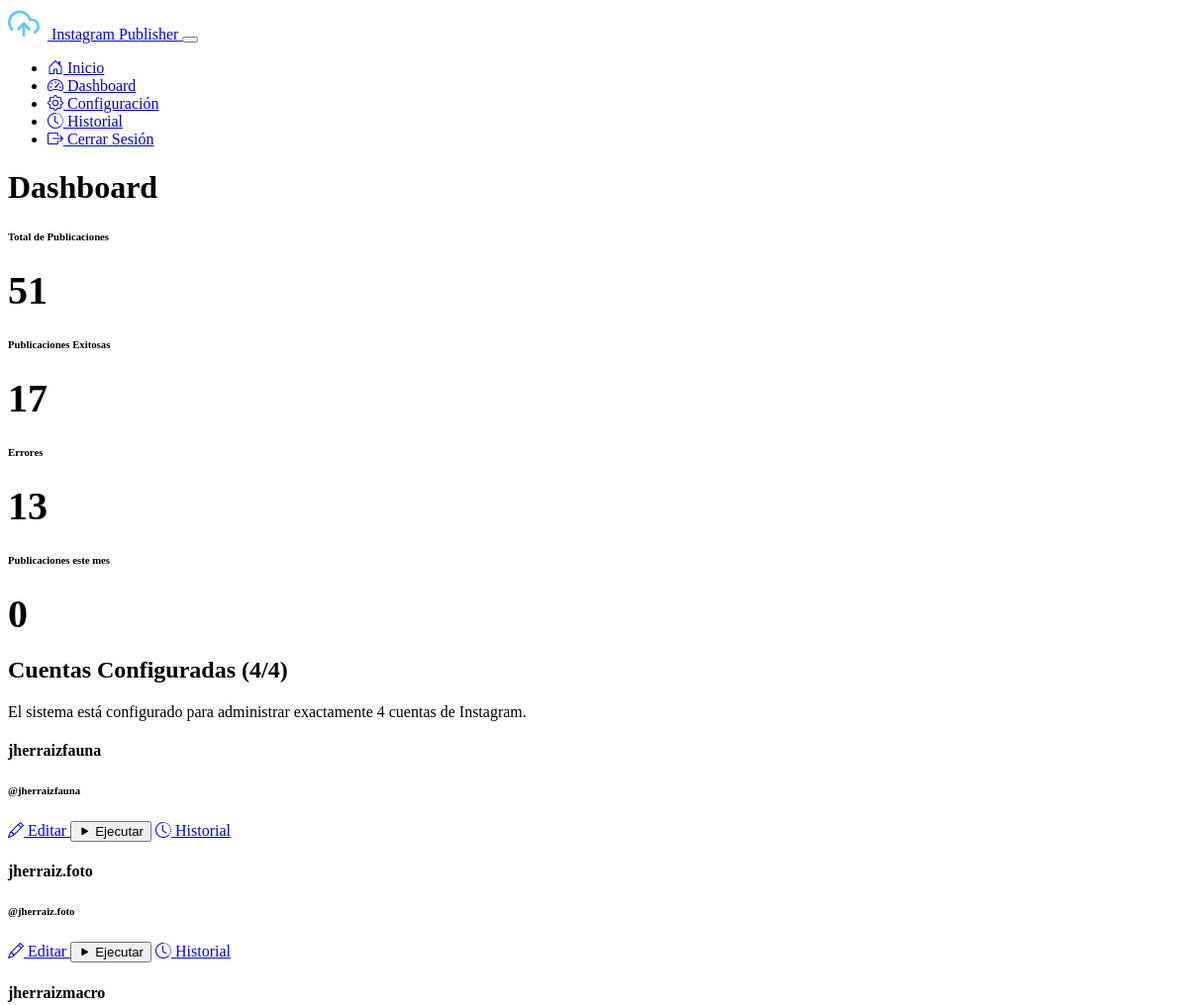
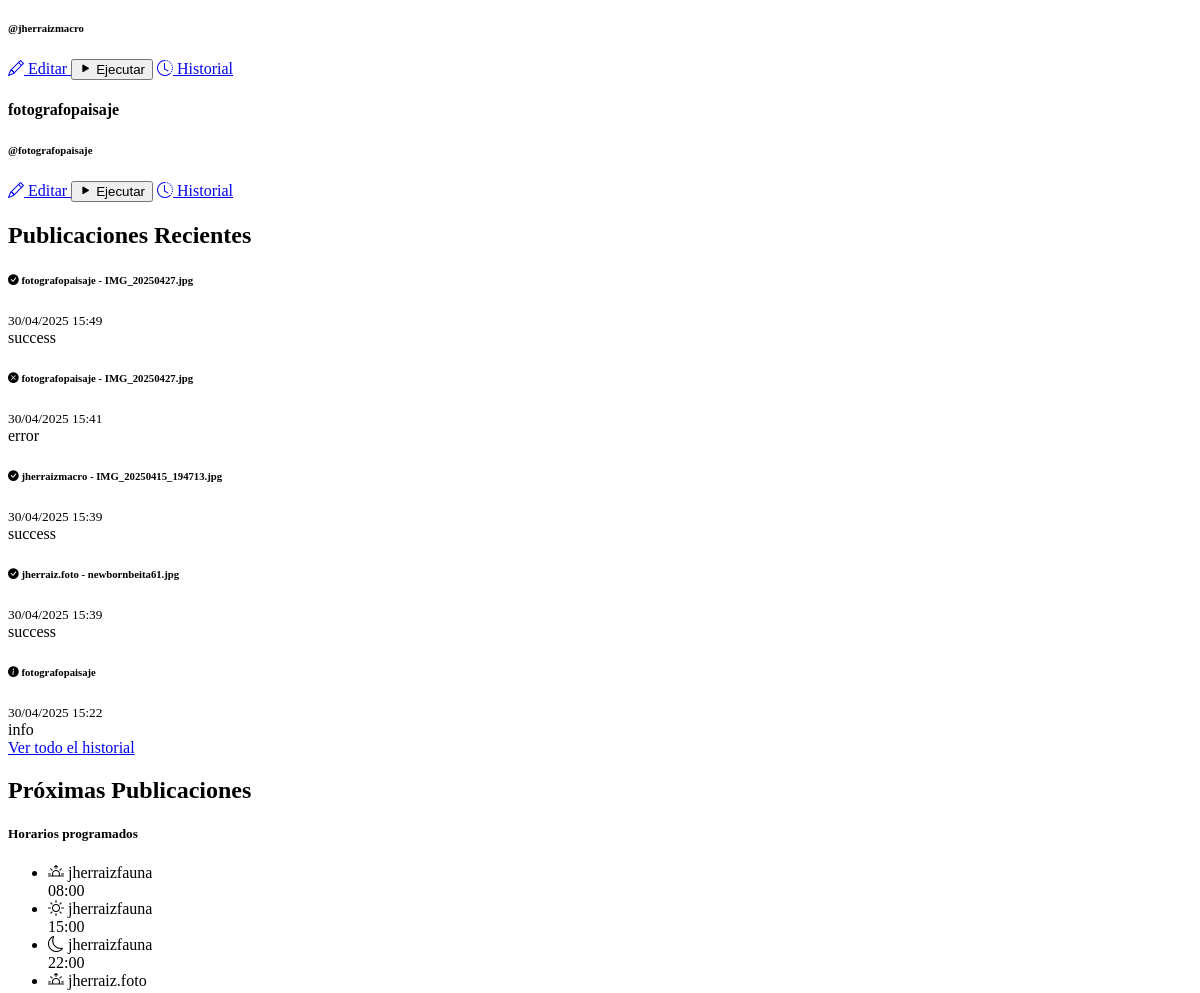
Page /dashboard (signed in, upper part) on the earlier database version (2 pictures, top to bottom).
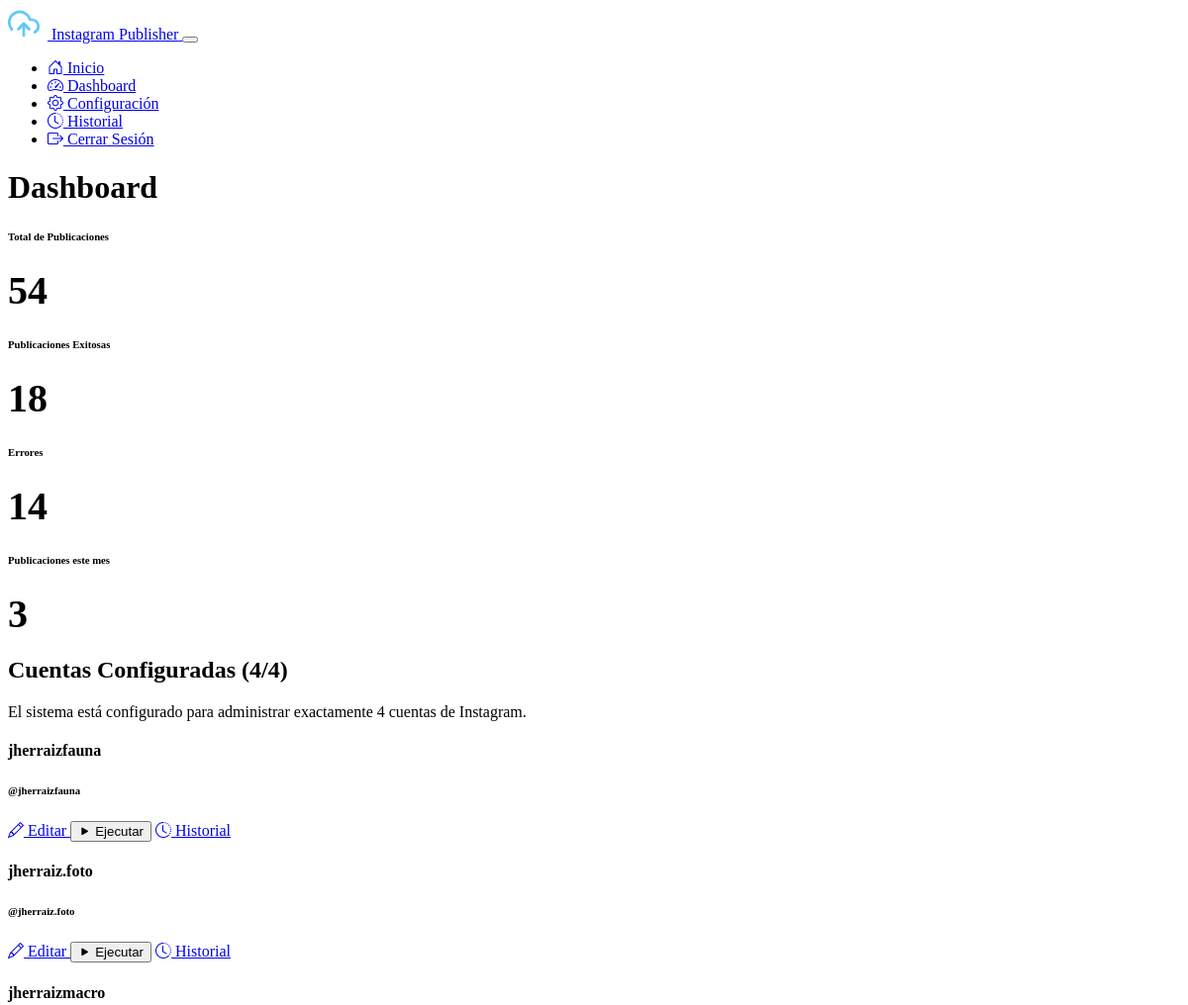
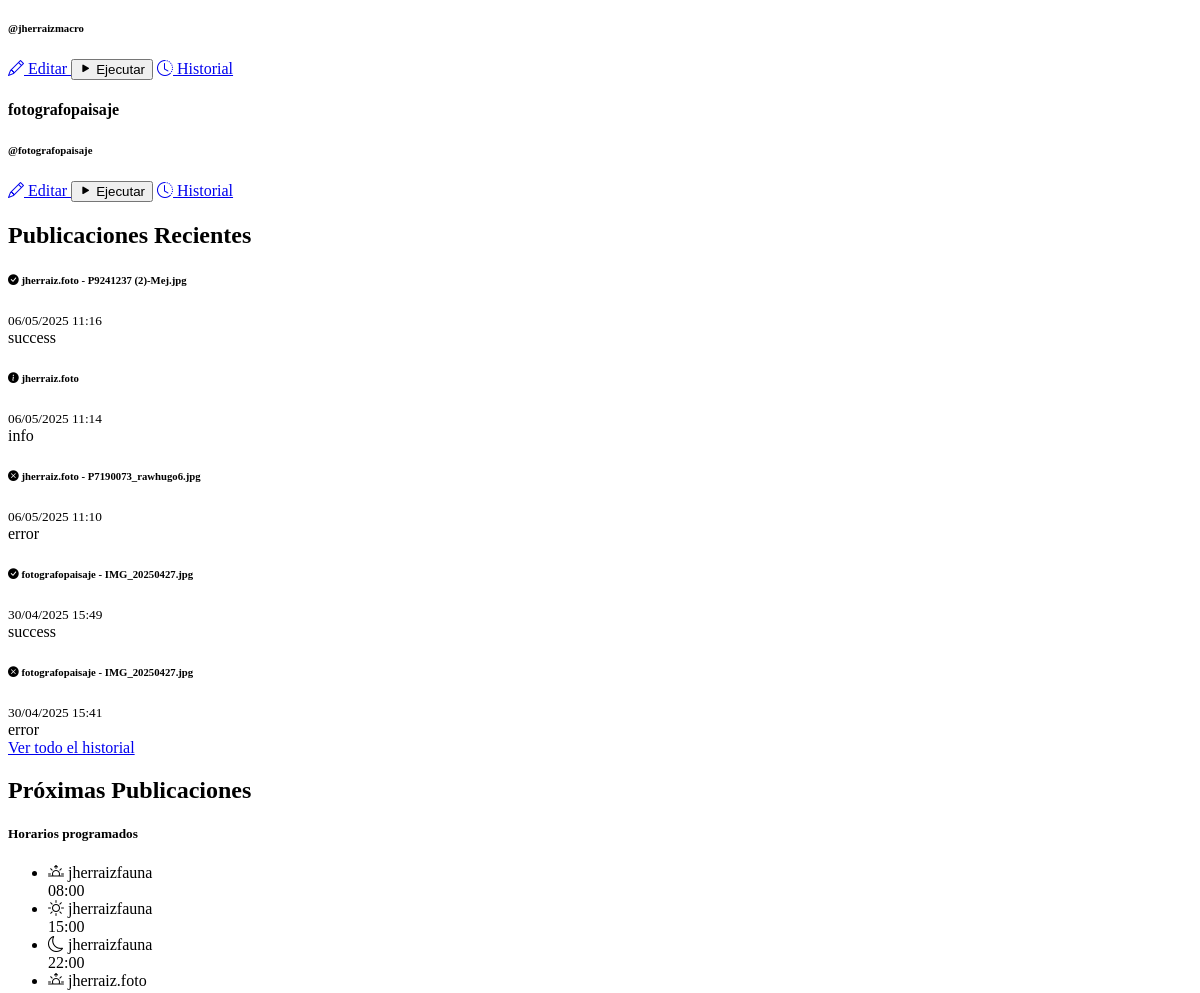
Same page on the later database version (2 pictures, top to bottom).
### models.py (models this page shows)
class Account(db.Model):
    id = db.Column(db.Integer, primary_key=True)
    name = db.Column(db.String(100), nullable=False)
    instagram_username = db.Column(db.String(100), nullable=False)
    instagram_password = db.Column(db.String(100), nullable=False)
    google_credentials = db.Column(db.Text)
    folder_id = db.Column(db.String(100))
    gemini_api_key = db.Column(db.String(100))
    created_at = db.Column(db.DateTime, default=datetime.utcnow)
    updated_at = db.Column(db.DateTime, default=datetime.utcnow, onupdate=datetime.utcnow)
    publications = db.relationship('PublicationHistory', backref='account', lazy=True)
    gemini_prompt = db.Column(db.Text, default="Describe la imagen que te envío con un texto continuo ideal para un pie de foto en Instagram. Identifica la especie del ave y proporciona detalles sobre su aspecto, hábitat y distribución, manteniendo un tono natural, atractivo y animado. Incluye emojis y hashtags adecuados para resaltar la belleza de la naturaleza y la fotografía de aves. Con enfoque en la fotografía. Responde únicamente con el texto solicitado, sin añadir introducciones ni comentarios adicionales.")
    morning_post = db.Column(db.Boolean, default=True)
    morning_time = db.Column(db.String(5), default="08:00")
    afternoon_post = db.Column(db.Boolean, default=True)
    afternoon_time = db.Column(db.String(5), default="15:00")
    evening_post = db.Column(db.Boolean, default=True)
    evening_time = db.Column(db.String(5), default="22:00")

class PublicationHistory(db.Model):
    id = db.Column(db.Integer, primary_key=True)
    account_id = db.Column(db.Integer, db.ForeignKey('account.id'), nullable=False)
    timestamp = db.Column(db.DateTime, default=datetime.utcnow)
    status = db.Column(db.String(20))
    details = db.Column(db.Text)
    image_name = db.Column(db.String(255), nullable=True)

### app.py (the view)
@app.route('/dashboard')
@login_required
def dashboard():
    accounts = Account.query.all()
    total_posts = PublicationHistory.query.count()
    success_posts = PublicationHistory.query.filter_by(status='success').count()
    error_posts = PublicationHistory.query.filter_by(status='error').count()
    recent_publications = PublicationHistory.query.order_by(PublicationHistory.timestamp.desc()).limit(5).all()
    current_month = datetime.now().month
    current_year = datetime.now().year
    monthly_posts = PublicationHistory.query.filter(
        (db.extract('month', PublicationHistory.timestamp) == current_month) &
        (db.extract('year', PublicationHistory.timestamp) == current_year)
    ).count()
    has_schedules = False
    scheduled_tasks = []
    for account in accounts:
        if account.morning_post and account.morning_time:
            has_schedules = True
            scheduled_tasks.append(f"Cuenta {account.name}: Mañana a las {account.morning_time}")
        if account.afternoon_post and account.afternoon_time:
            has_schedules = True
            scheduled_tasks.append(f"Cuenta {account.name}: Tarde a las {account.afternoon_time}")
        if account.evening_post and account.evening_time:
            has_schedules = True
            scheduled_tasks.append(f"Cuenta {account.name}: Noche a las {account.evening_time}")
    scheduler_status = "activo" if has_schedules else "sin tareas programadas"
    logging.info(f"Estado del planificador: {scheduler_status}")
    if has_schedules:
        logging.info(f"Tareas programadas ({len(scheduled_tasks)}):")
        for task in scheduled_tasks:
            logging.info(f"  - {task}")
    return render_template('dashboard.html',
                           accounts=accounts,
                           total_posts=total_posts,
                           success_posts=success_posts,
                           error_posts=error_posts,
                           recent_publications=recent_publications,
                           monthly_posts=monthly_posts,
                           scheduler_status=scheduler_status)

### app.py (called while the page is built)
@login_manager.user_loader
def load_user(user_id):
    return User.query.get(int(user_id))

### templates/dashboard.html (shortened to what the changed rows need)
{% extends 'base.html' %}
{% block content %}
<div class="container">
    <h1 class="mb-4">Dashboard</h1>
    <div class="row g-4 mb-5">
        <div class="col-md-3">
            <div class="card h-100 bg-primary bg-opacity-10 border-primary">
                <div class="card-body text-center p-4">
                    <h6 class="text-muted mb-3">Total de Publicaciones</h6>
                    <div class="dashboard-number">{{ total_posts }}</div>
                </div>
            </div>
        </div>
        <div class="col-md-3">
            <div class="card h-100 bg-success bg-opacity-10 border-success">
                <div class="card-body text-center p-4">
                    <h6 class="text-muted mb-3">Publicaciones Exitosas</h6>
                    <div class="dashboard-number text-success">{{ success_posts }}</div>
                </div>
            </div>
        </div>
        <div class="col-md-3">
            <div class="card h-100 bg-danger bg-opacity-10 border-danger">
                <div class="card-body text-center p-4">
                    <h6 class="text-muted mb-3">Errores</h6>
                    <div class="dashboard-number text-danger">{{ error_posts }}</div>
                </div>
            </div>
        </div>
        <div class="col-md-3">
            <div class="card h-100 bg-info bg-opacity-10 border-info">
                <div class="card-body text-center p-4">
                    <h6 class="text-muted mb-3">Publicaciones este mes</h6>
                    <div class="dashboard-number text-info">{{ monthly_posts }}</div>
                </div>
            </div>
        </div>
    </div>
    <h2 class="mb-3">Cuentas Configuradas ({{ accounts|length }}/4)</h2>
    <div class="row g-4 mb-5">
        {% for account in accounts %}
        <div class="col-lg-4 col-md-6">
            <div class="card h-100 account-card">
                <div class="card-body">
                    <h4 class="card-title">{{ account.name }}</h4>
                    <h6 class="card-subtitle mb-2 text-muted">@{{ account.instagram_username }}</h6>
                    <div class="d-flex mt-3">
                        <a href="{{ url_for('edit_account', account_id=account.id) }}" class="btn btn-sm btn-outline-primary me-2">
                            <i class="bi bi-pencil"></i> Editar
                        </a>
                        <button type="button" class="btn btn-sm btn-outline-success me-2 run-script" data-account-id="{{ account.id }}">
                            <span class="button-text"><i class="bi bi-play-fill"></i> Ejecutar</span>
                        </button>
                        <a href="{{ url_for('history', account_id=account.id) }}" class="btn btn-sm btn-outline-secondary">
                            <i class="bi bi-clock-history"></i> Historial
                        </a>
                    </div>
                </div>
            </div>
        </div>
        {% endfor %}
    </div>
    <div class="row mb-5">
        <div class="col-md-8">
            <h2 class="mb-3">Publicaciones Recientes</h2>
            {% if recent_publications %}
            <div class="card">
                <div class="card-body p-0">
                    <div class="list-group list-group-flush">
                        {% for pub in recent_publications %}
                        <div class="list-group-item">
                            <div class="d-flex justify-content-between align-items-center">
                                <div>
                                    <h6 class="mb-1">
                                        {% if pub.status == 'success' %}
                                        <i class="bi bi-check-circle-fill text-success"></i>
                                        {% elif pub.status == 'error' %}
                                        <i class="bi bi-x-circle-fill text-danger"></i>
                                        {% else %}
                                        <i class="bi bi-info-circle-fill text-info"></i>
                                        {% endif %}
                                        {{ pub.account.name }}
                                        {% if pub.image_name %}
                                        - {{ pub.image_name }}
                                        {% endif %}
                                    </h6>
                                    <small class="text-muted">{{ pub.timestamp.strftime('%d/%m/%Y %H:%M') }}</small>
                                </div>
                                <span class="badge {% if pub.status == 'success' %}bg-success{% elif pub.status == 'error' %}bg-danger{% else %}bg-info{% endif %}">
                                    {{ pub.status }}
                                </span>
                            </div>
                        </div>
                        {% endfor %}
                    </div>
                </div>
            </div>
            {% else %}
            <div class="alert alert-info">
                <p>No hay publicaciones recientes para mostrar.</p>
            </div>
            {% endif %}
        </div>
        <div class="col-md-4">
            <h2 class="mb-3">Próximas Publicaciones</h2>
            <div class="card">
                <div class="card-body">
                    {% set has_schedules = namespace(value=false) %}
                    {% for account in accounts %}
                        {% if account.morning_post or account.afternoon_post or account.evening_post %}
                            {% set has_schedules.value = true %}
                        {% endif %}
                    {% endfor %}
                    {% if has_schedules.value %}
                    <ul class="list-group list-group-flush">
                        {% for account in accounts %}
                            {% if account.morning_post %}
                            <li class="list-group-item d-flex justify-content-between align-items-center">
                                <div>
                                    <i class="bi bi-sunrise text-warning"></i>
                                    {{ account.name }}
                                </div>
                                <span class="badge bg-primary">{{ account.morning_time }}</span>
                            </li>
                            {% endif %}
                            {% if account.afternoon_post %}
                            <li class="list-group-item d-flex justify-content-between align-items-center">
                                <div>
                                    <i class="bi bi-sun text-warning"></i>
                                    {{ account.name }}
                                </div>
                                <span class="badge bg-primary">{{ account.afternoon_time }}</span>
                            </li>
                            {% endif %}
                            {% if account.evening_post %}
                            <li class="list-group-item d-flex justify-content-between align-items-center">
                                <div>
                                    <i class="bi bi-moon text-info"></i>
                                    {{ account.name }}
                                </div>
                                <span class="badge bg-primary">{{ account.evening_time }}</span>
                            </li>
                            {% endif %}
                        {% endfor %}
                    </ul>
                    {% else %}
                    <p class="card-text text-muted">No hay horarios programados.</p>
                    {% endif %}
                </div>
            </div>
        </div>
    </div>
</div>
{% endblock %}

Differences in the rows shown:
no longer on this page (row unchanged): PublicationHistory: account.name "jherraizmacro", image_name "IMG_20250415_194713.jpg", timestamp "30/04/2025 15:39", status "success"
no longer on this page (row unchanged): PublicationHistory: account.name "jherraiz.foto", image_name "newbornbeita61.jpg", timestamp "30/04/2025 15:39", status "success"
no longer on this page (row unchanged): PublicationHistory: account.name "fotografopaisaje", timestamp "30/04/2025 15:22", status "info"
added PublicationHistory: account.name "jherraiz.foto", image_name "P9241237 (2)-Mej.jpg", timestamp "06/05/2025 11:16", status "success"
added PublicationHistory: account.name "jherraiz.foto", timestamp "06/05/2025 11:14", status "info"
added PublicationHistory: account.name "jherraiz.foto", image_name "P7190073_rawhugo6.jpg", timestamp "06/05/2025 11:10", status "error"
Other differences:
{{ total_posts }}: "51" → "54"
{{ success_posts }}: "17" → "18"
{{ error_posts }}: "13" → "14"
{{ monthly_posts }}: "0" → "3"
